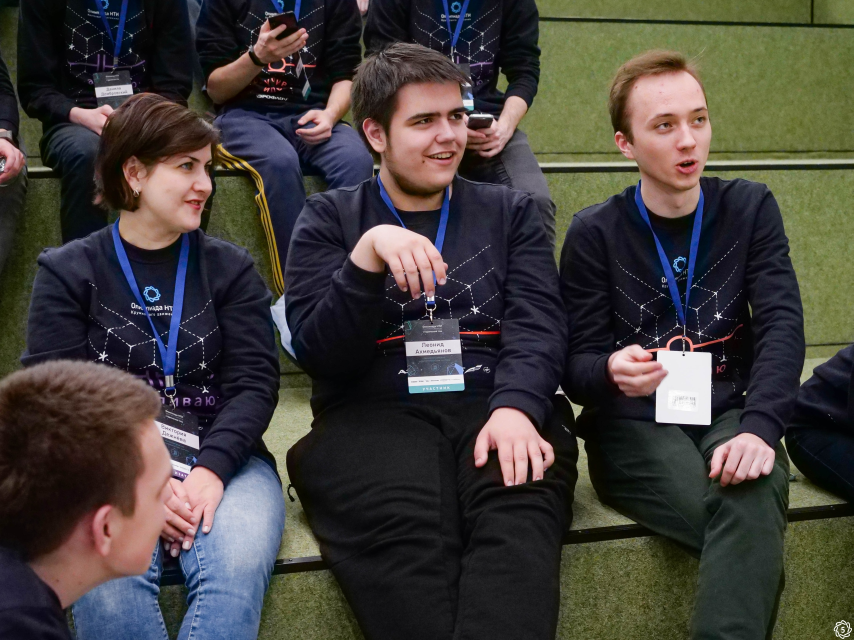
#> input picture sub_task/data/2DPVkdGgcqM.jpg, 2560 x 1920 px, given in place of logo2.jpg, which was not available (shown at 1/3 size)
$ python TemplateMatch.py
#> lines starting #> are read from the running program, lines starting #| are printed output that depends on the picture; pictures that were not available may be replaced by others from this repository, and a replacement may not be noted
import cv2
import numpy as np
from matplotlib import pyplot as plt
import glob


tm = [cv2.TM_CCOEFF, cv2.TM_CCOEFF_NORMED, cv2.TM_CCORR,
            cv2.TM_CCORR_NORMED, cv2.TM_SQDIFF, cv2.TM_SQDIFF_NORMED]

#cv2.namedWindow("Image", cv2.WINDOW_NORMAL)

template = cv2.imread('../reference/logo2.jpg', 0)
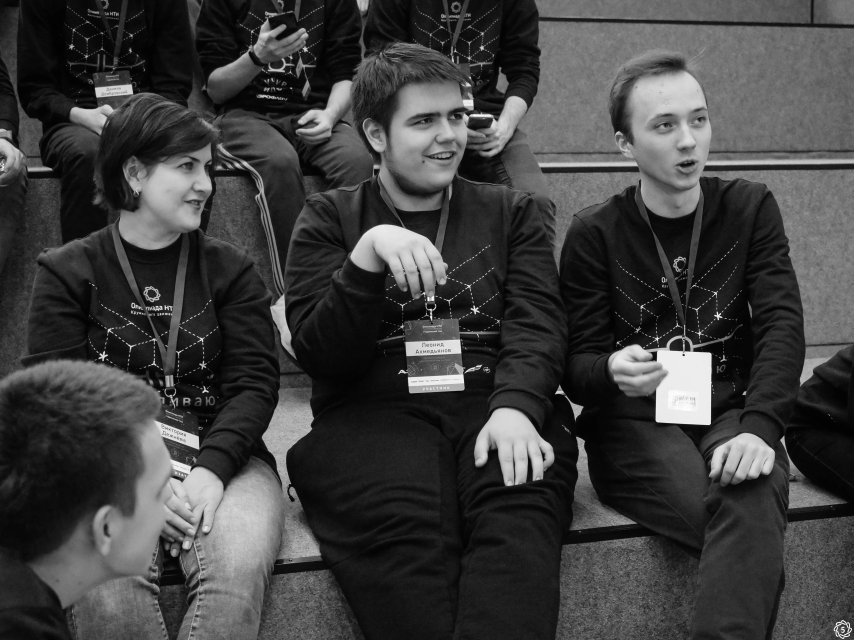
#> template: shape (1920, 2560) (shown at 1/3 size); min 0, max 255, mean 63.3
template = cv2.resize(template, (200, 200))
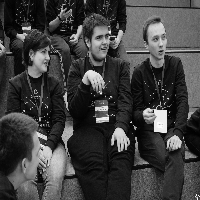
#> template: shape (200, 200); min 1, max 255, mean 63.1
(tH, tW) = template.shape[:2]
#> tH = 200; tW = 200

for imagePath in glob.glob('../data' + "/*.jpg"):
    image = cv2.imread(imagePath)
#> image is the input picture: shape (1920, 2560, 3); mean B, G, R 58.7, 62.5, 66.6
    image = cv2.resize(image, (int(image.shape[1]/3), int(image.shape[0]/3)))
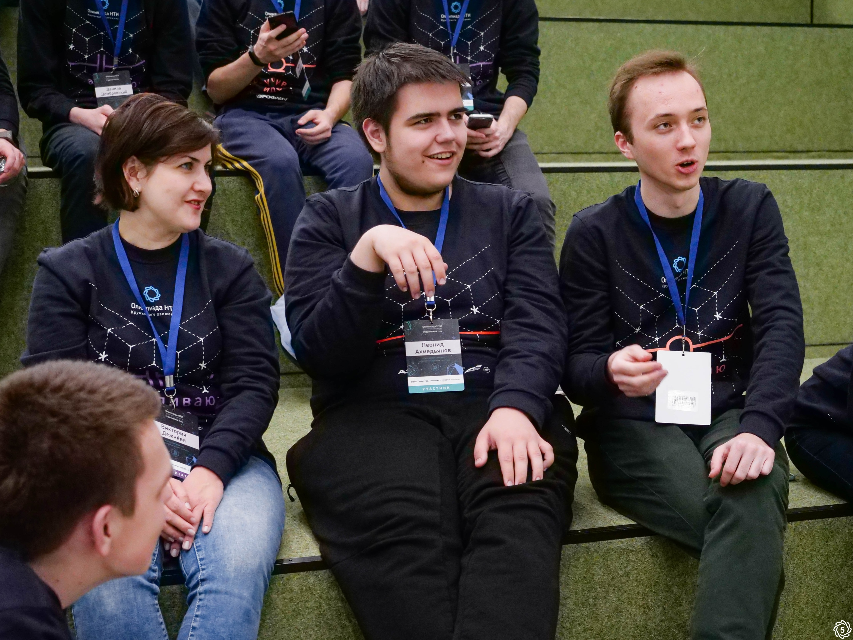
#> image: shape (640, 853, 3); mean B, G, R 58.7, 62.5, 66.6
    #cv2.resizeWindow('Image', int(image.shape[1]/5), int(image.shape[0]/5))
    gray = cv2.cvtColor(image, cv2.COLOR_BGR2GRAY)
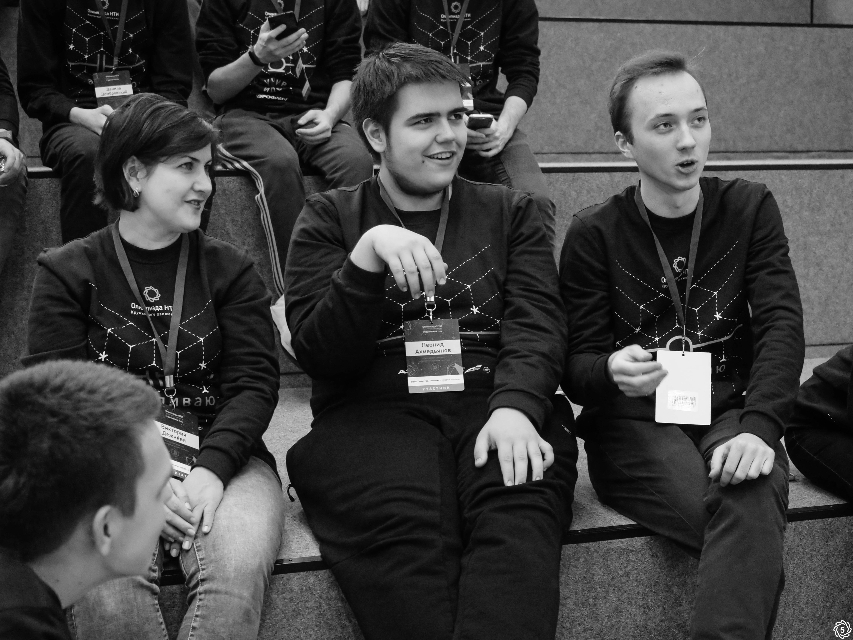
#> gray: shape (640, 853); min 1, max 255, mean 63.3
    i_edges = cv2.Canny(gray, 50, 200)
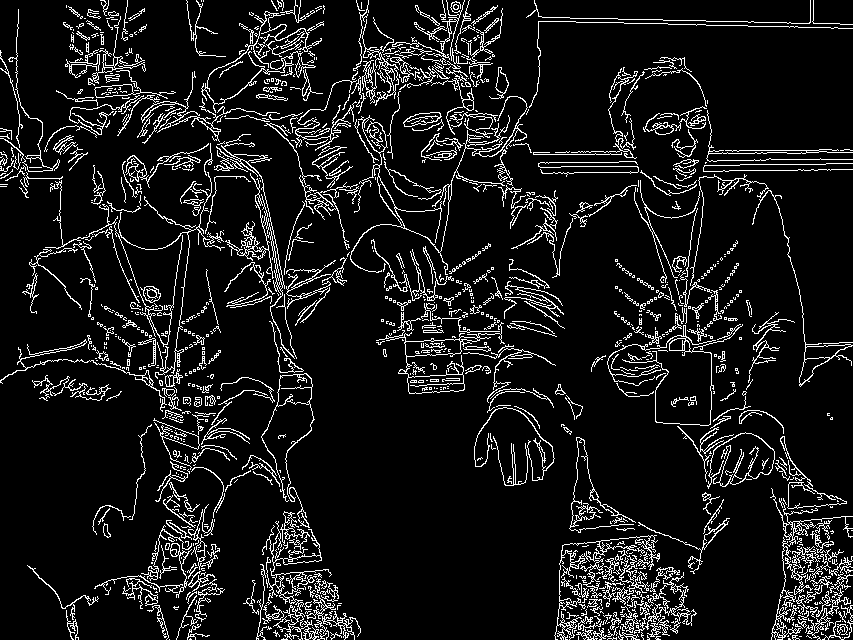
#> i_edges: shape (640, 853); 9.4% white in thin lines or dots
    cv2.imshow("edges", i_edges)
    found = None

    # loop over the scales of the image
    for scale in np.linspace(0.1, 1.0, 50)[::-1]:
        resized = cv2.resize(template, (int(tW * scale), int(tH * scale)))
        r = float(resized.shape[1]) / template.shape[1]
        if resized.shape[0] > gray.shape[0] or resized.shape[1] > gray.shape[1]:
            continue

        t_edges = cv2.Canny(resized, 50, 200)
        result = cv2.matchTemplate(i_edges, t_edges, tm[3]) # 1-0.1, 3-0.2
        (_, maxVal, _, maxLoc) = cv2.minMaxLoc(result)
        if maxVal > 0.4:
            #print(maxVal)
            cv2.rectangle(image, (maxLoc[0], maxLoc[1]),
                (maxLoc[0] + resized.shape[0], maxLoc[1] + resized.shape[1]), (255, 0, 0), 2)
            if found is None or maxVal > found[0]:
                found = (maxVal, maxLoc, r)
            cv2.imshow("Image", image)
        cv2.imshow("template", t_edges)
        k = cv2.waitKey(0) & 0xff
        if k == ord('q'):
            exit()
#> (the program exits here)

$ run again, on sub_task/data/Eb4PeJqSbKM.jpg
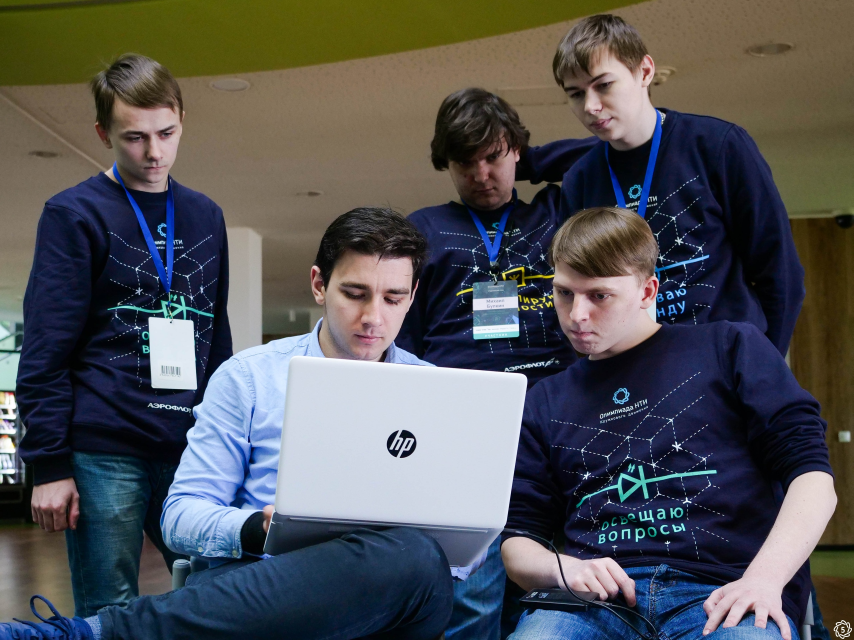
#> input picture sub_task/data/Eb4PeJqSbKM.jpg, 2560 x 1920 px, given in place of logo2.jpg, which was not available (shown at 1/3 size)
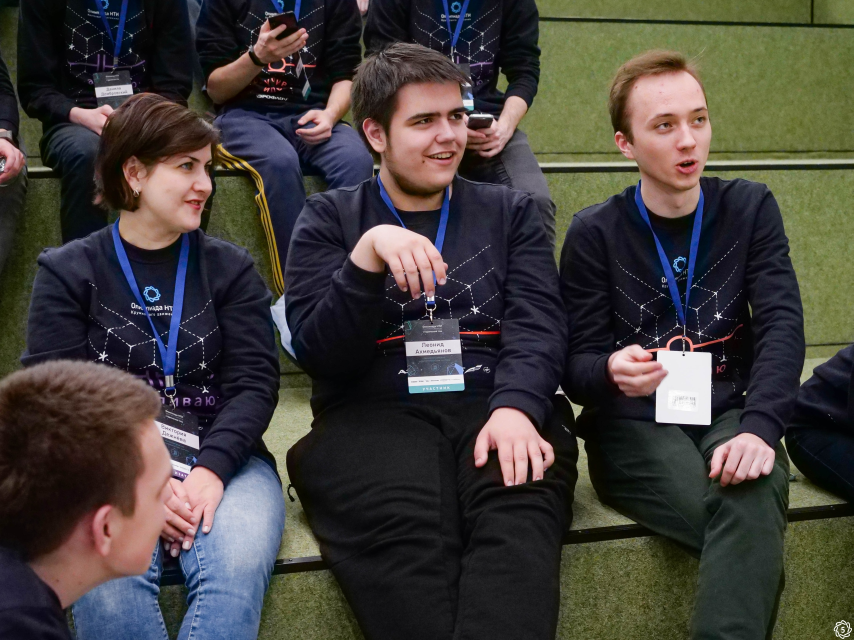
#> input picture sub_task/data/2DPVkdGgcqM.jpg, 2560 x 1920 px (shown at 1/3 size)
#> image is the input picture: shape (1920, 2560, 3); mean B, G, R 58.7, 62.5, 66.6
#> image: shape (640, 853, 3)
#> i_edges: shape (640, 853); 9.4% white in thin lines or dots
